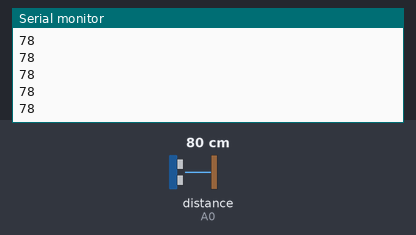
Recording of a sketch running on a simulated Arduino Uno, built with avr-gcc and run on an emulated ATmega328P. Shown: the last lines printed to the serial monitor. Wiring (inferred from the names in the program): ultrasonic range finder: trigger A1; echo A0. The inputs (shaded band) are chosen by the test bench; at power-on: distance to the obstacle (sensor on A0) 80 cm. The echo pulse lasts 58.3 µs per cm.

Above: at 1.2 s.
1.3 s: distance to the obstacle (sensor on A0) set to 2 cm
At 1.34 s:
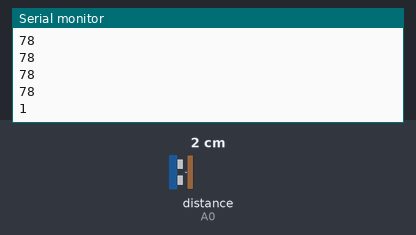
2.8 s: distance to the obstacle (sensor on A0) set to 4 cm
At 2.81 s:
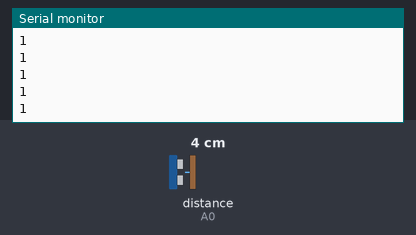
Timing chart, 0 to 5.8 s (numbered marks = the images above; inputs shaded):
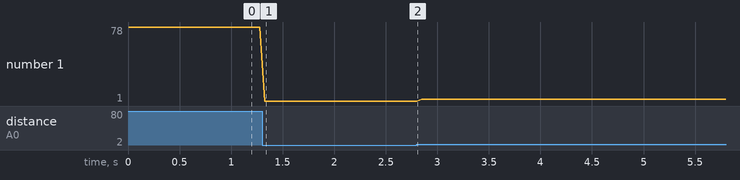

Measured:
- after the input at 1.3 s, the serial monitor: prints a new line at once (image 1)
- plotted number 1: 78 → 1 after the input at 1.3 s, 1 → 3 after the input at 2.8 s

The sketch:

ultrasonicSensor.ino
```cpp
const int trigPin = A1;
const int echoPin = A0;

void setup() {
    pinMode(trigPin, OUTPUT);
    pinMode(echoPin, INPUT);
    Serial.begin(9600);
}

void loop() {
    digitalWrite(trigPin, LOW);
    delayMicroseconds(2);
    digitalWrite(trigPin, HIGH);
    delayMicroseconds(10);
    digitalWrite(trigPin, LOW);

    long duration = pulseIn(echoPin, HIGH);
    int distance = duration * 0.034 / 2;

    Serial.println(distance);
    delay(50);
}
```
